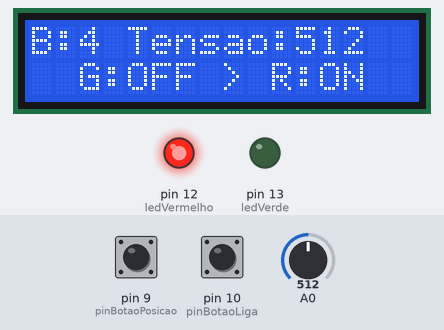
Bench run of a sketch on a simulated Arduino Uno, built with avr-gcc and run on an emulated ATmega328P. Parts: 16×2 character LCD, output pins drawn as LEDs (lit = HIGH). The inputs (shaded band) are chosen by the test bench; at power-on: pin 10 (pinBotaoLiga) HIGH, A0 = 512, pin 9 (pinBotaoPosicao) HIGH.

Above: at 1.2 s.
1.3 s: pin 10 (pinBotaoLiga) pulled LOW for 0.15 s
At 2.3 s:
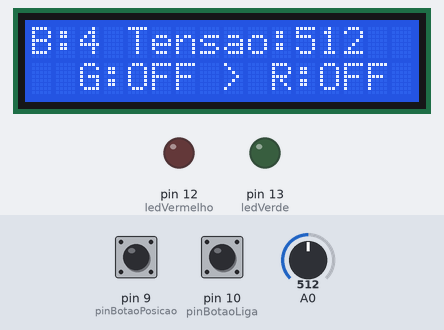
2.9 s: A0 set to 798
At 4.1 s:
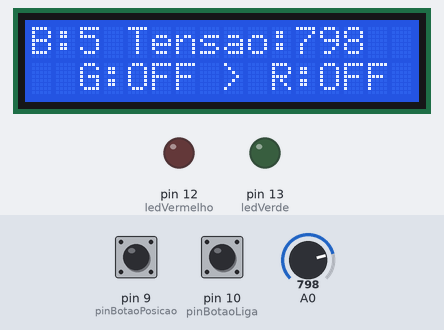
4.4 s: A0 set to 832
At 5.3 s:
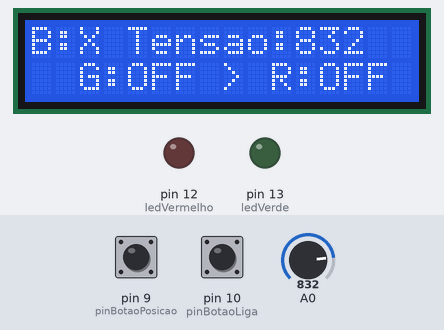
5.9 s: pin 9 (pinBotaoPosicao) pulled LOW for 0.15 s
At 6.9 s:
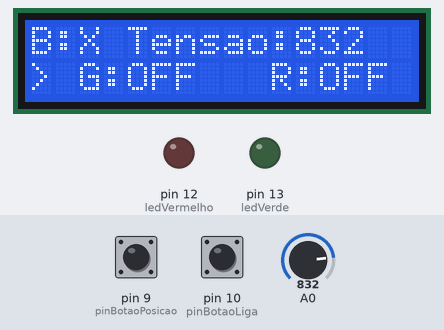
7.5 s: pin 10 (pinBotaoLiga) pulled LOW for 1 s
At 9.5 s:
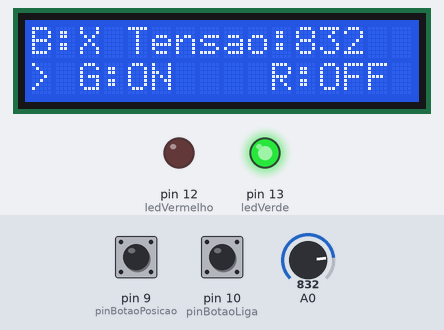
10.0 s: pin 9 (pinBotaoPosicao) pulled LOW for 1 s
At 12.4 s:
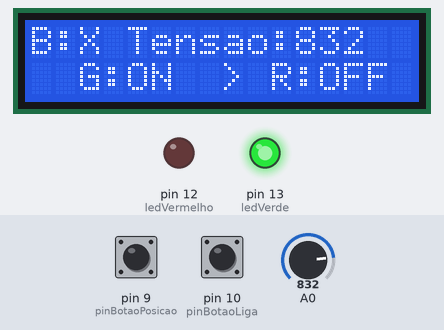
Timing chart, 0 to 13.5 s (numbered marks = the images above; inputs shaded):
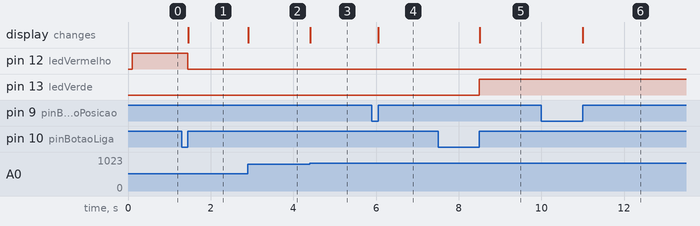

Measured:
- the behaviour switches between 815 and 816 on A0 (found by bisection; images 2 and 3)
- after the input at 1.3 s, pin 12 (ledVermelho): HIGH → LOW after 0.15 s; the display: changes after 0.16 s (image 1)
- after the input at 2.9 s, the display: changes at once (image 2)
- after the input at 4.4 s, the display: changes at once (image 3)
- after the input at 5.9 s, the display: changes after 0.15 s (image 4)
- after the input at 7.5 s, pin 13 (ledVerde): LOW → HIGH after 1.0 s; the display: changes after 1.0 s (image 5)
- after the input at 10.0 s, the display: changes after 1.0 s (image 6)

The sketch:

aula_37_desafio1.ino
```cpp
#include <LiquidCrystal_I2C.h>

#define pinBotao 11
#define valorBotao1 0
#define valorBotao2 145
#define valorBotao3 329
#define valorBotao4 505
#define valorBotao5 741

#define pinBotaoLiga 10
#define pinBotaoPosicao 9

#define ledVerde 13
#define ledVermelho 12

LiquidCrystal_I2C lcd(0x27, 16, 2);

bool estadoLedVerde = false;
bool estadoLedVermelho = false;
bool prioridadeLed = true; // true = Verde, false = Vermelho
int ultimoValorTensao = -1;

void setup() {
  // Entradas e Saídas
  pinMode(pinBotao, INPUT_PULLUP);
  pinMode(pinBotaoLiga, INPUT_PULLUP);
  pinMode(pinBotaoPosicao, INPUT_PULLUP);
  pinMode(ledVerde, OUTPUT);
  pinMode(ledVermelho, OUTPUT);

  // Inicializa o LCD
  lcd.init();
  lcd.backlight();
  lcd.print("B:  Tensao: ");
  lcd.setCursor(0, 1);
  lcd.print("> G:OFF   R:OFF");
}

void loop() {
  static bool estadoAnteriorBotaoLiga = false;
  static bool estadoAnteriorBotaoPosicao = false;

  // **Lê o valor da tensão dos botões analógicos**
  int valorTensao = analogRead(A0);
  int novoValorTensao = -1;

  // **Verifica qual botão foi pressionado**
  if (valorTensao >= valorBotao1 * 0.9 && valorTensao <= valorBotao1 * 1.1) novoValorTensao = 1;
  else if (valorTensao >= valorBotao2 * 0.9 && valorTensao <= valorBotao2 * 1.1) novoValorTensao = 2;
  else if (valorTensao >= valorBotao3 * 0.9 && valorTensao <= valorBotao3 * 1.1) novoValorTensao = 3;
  else if (valorTensao >= valorBotao4 * 0.9 && valorTensao <= valorBotao4 * 1.1) novoValorTensao = 4;
  else if (valorTensao >= valorBotao5 * 0.9 && valorTensao <= valorBotao5 * 1.1) novoValorTensao = 5;
  else novoValorTensao = -1;

  // **Atualiza LCD somente se a tensão mudar**
  if (novoValorTensao != ultimoValorTensao) {
    lcd.setCursor(2, 0);
    if (novoValorTensao == -1) lcd.print("X");
    else lcd.print(novoValorTensao);

    lcd.setCursor(11, 0);
    lcd.print("    ");
    lcd.setCursor(11, 0);
    lcd.print(valorTensao);

    ultimoValorTensao = novoValorTensao;
  }

  // **Verifica Botão de Posição (Troca a Prioridade)**
  bool estadoBotaoPosicao = digitalRead(pinBotaoPosicao);
  if (estadoBotaoPosicao && !estadoAnteriorBotaoPosicao) {
    prioridadeLed = !prioridadeLed;

    // Atualiza a seta `>` no LCD para mostrar a prioridade
    if (prioridadeLed) {
      lcd.setCursor(0, 1);
      lcd.print(">");
      lcd.setCursor(8, 1);
      lcd.print(" ");
    } else {
      lcd.setCursor(0, 1);
      lcd.print(" ");
      lcd.setCursor(8, 1);
      lcd.print(">");
    }
  }
  estadoAnteriorBotaoPosicao = estadoBotaoPosicao;

  // **Verifica Botão Liga/Desliga**
  bool estadoBotaoLiga = digitalRead(pinBotaoLiga);
  if (estadoBotaoLiga && !estadoAnteriorBotaoLiga) {

    // Liga/desliga apenas o LED priorizado
    prioridadeLed ? estadoLedVerde = !estadoLedVerde
                  : estadoLedVermelho = !estadoLedVermelho;

    // Aplica os estados nos LEDs físicos
    digitalWrite(ledVerde, estadoLedVerde);
    digitalWrite(ledVermelho, estadoLedVermelho);

    // Atualiza o LCD
    lcd.setCursor(4, 1);
    lcd.print(estadoLedVerde ? "ON " : "OFF");
    lcd.setCursor(12, 1);
    lcd.print(estadoLedVermelho ? "ON " : "OFF");
  }
  estadoAnteriorBotaoLiga = estadoBotaoLiga;
}
```
